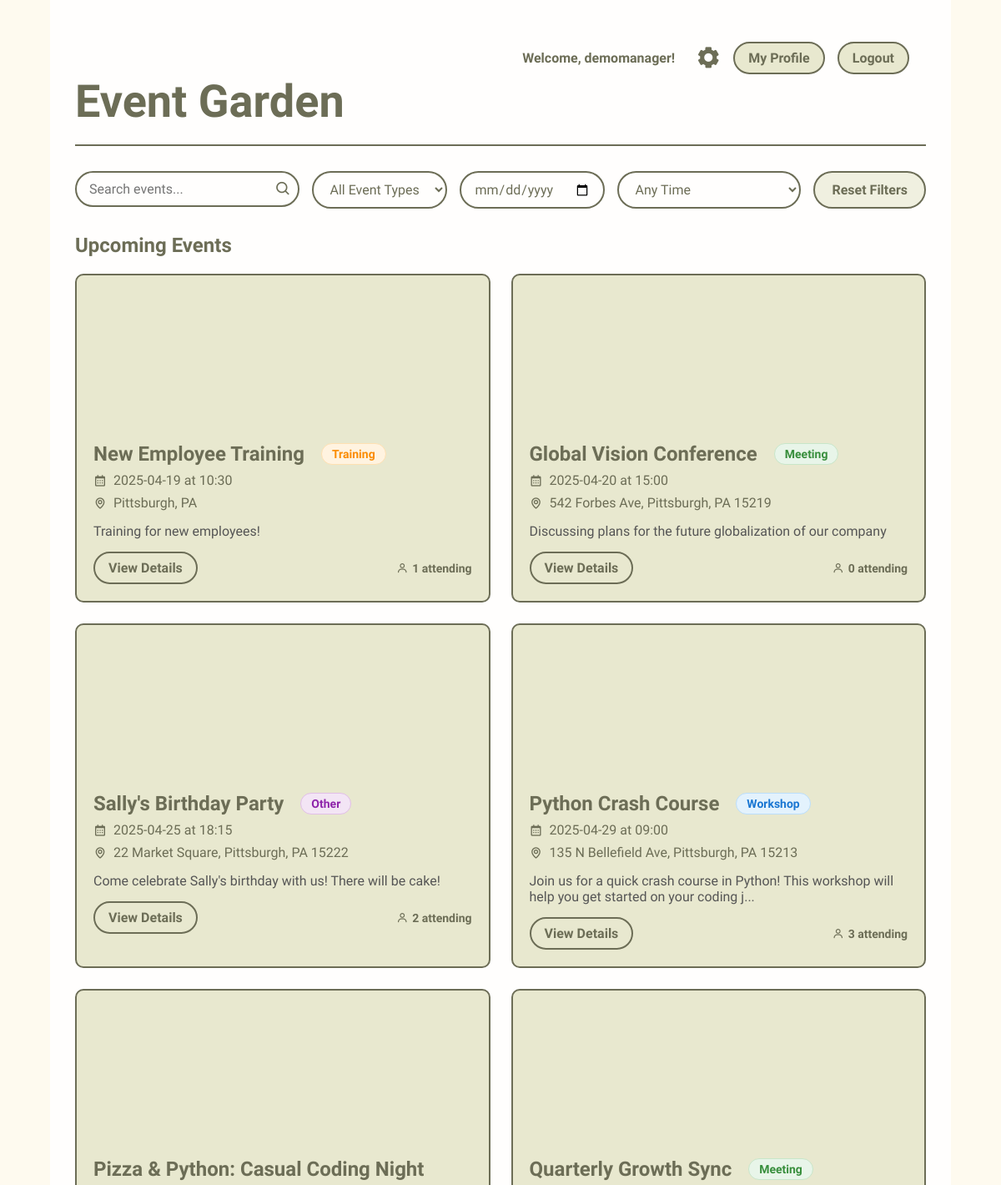
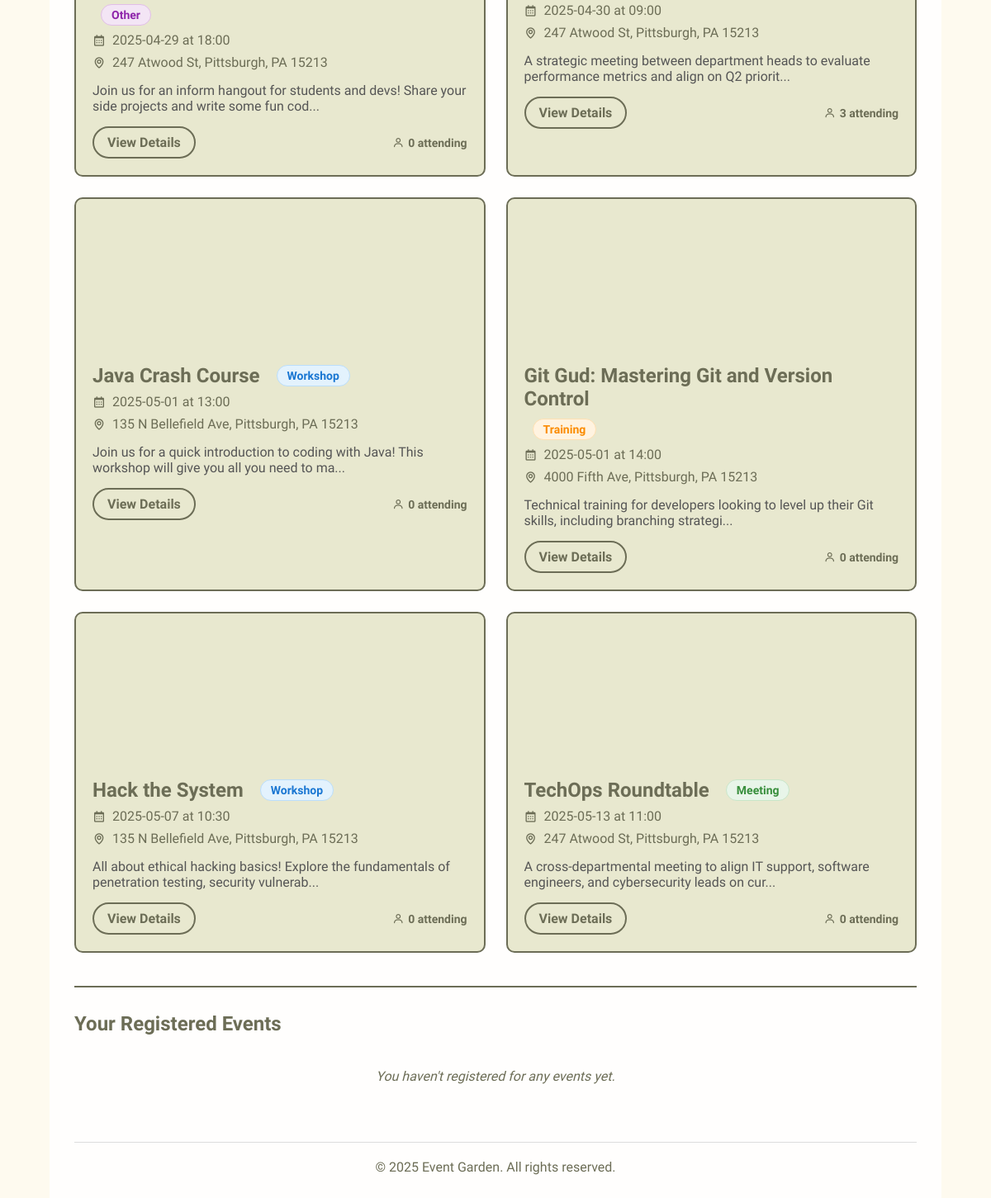
Page / (signed in) on the committed database (2 pictures, top to bottom).
### main.py (models this page shows, shortened)
class User(db.Model):
    id = db.Column(db.Integer, primary_key=True)
    username = db.Column(db.String(80), unique=True, nullable=False)
    email = db.Column(db.String(120), unique=True, nullable=False)
    password_hash = db.Column(db.String(128), nullable=False)
    role = db.Column(db.String(20), default='user')
    created_at = db.Column(db.DateTime, default=datetime.utcnow)
    registered_events = db.relationship(
        'Event',
        secondary=registrations,
        backref=db.backref('attendees', lazy='dynamic')
    )
    managed_events = db.relationship('Event', backref='manager', foreign_keys='Event.manager_id')

class Event(db.Model):
    id = db.Column(db.Integer, primary_key=True)
    title = db.Column(db.String(100), nullable=False)
    description = db.Column(db.Text, nullable=False)
    date = db.Column(db.String(20), nullable=False)
    time = db.Column(db.String(20), nullable=False)
    location = db.Column(db.String(120), nullable=False)
    event_type = db.Column(db.String(20), nullable=False, default='other')  # New field
    manager_id = db.Column(db.Integer, db.ForeignKey('user.id'), nullable=False)
    created_at = db.Column(db.DateTime, default=datetime.utcnow)
    @property
    def total_attendees(self):
        total = db.session.scalar(
            select(func.sum(registrations.c.num_attendees))
            .where(registrations.c.event_id == self.id)
        )
        return total if total else 0

### main.py (the view)
@app.route('/')
def home():
    if 'username' not in session:
        return redirect(url_for('userlogin'))
    user = User.query.filter_by(username=session['username']).first()
    registered_events = user.registered_events if user else []
    all_events = Event.query.order_by(Event.date.asc()).all()
    if user.role == 'user':
        upcoming_events = [event for event in all_events if not event.is_past_event()]
    else:
        upcoming_events = all_events
    return render_template('landing.html',
                           events=upcoming_events,
                           registered_events=registered_events)

### templates/landing.html (shortened to what this page needs)
<!DOCTYPE html>
<html lang="en">
<head>
    <link rel="stylesheet" href="{{ url_for('static', filename='styles.css') }}">
    <link href='https://unpkg.com/boxicons@2.1.4/css/boxicons.min.css' rel='stylesheet'>
</head>
<body>
    <div class="dashboard-container">
        <header class="dashboard-header">
            <h1>Event Garden</h1>
            <div class="user-controls">
                <span>Welcome, {{ session.username }}!</span>
                <a href="{{ url_for('user_profile') }}" class="button">My Profile</a>
                <a href="{{ url_for('usersettings') }}" title="Settings"><i class='bx bxs-cog'></i></a>
                <a href="{{ url_for('logout') }}" class="button">Logout</a>
            </div>
        </header>
        <main>
            <section class="search-section">
                <div class="filter-controls">
                    <div class="search-box">
                        <input type="text" id="searchInput" placeholder="Search events..." value="{{ request.args.get('query', '') }}">
                        <button type="button" id="searchButton"><i class='bx bx-search'></i></button>
                    </div>
                    <div class="filters">
                        <select name="event_type" id="eventTypeFilter">
                            <option value="">All Event Types</option>
                        </select>
                        <input type="date" name="event_date" id="dateFilter">
                        <select name="time_filter" id="timeFilter">
                            <option value="">Any Time</option>
                        </select>
                    </div>
                    <button id="resetFilters" class="button">Reset Filters</button>
                </div>
            </section>
            <section class="events-section">
                <h2>Upcoming Events</h2>
                {% if events %}
                <div class="events-grid">
                    {% for event in events %}
                    <div class="event-card"
                         data-event-type="{{ event.event_type }}"
                         data-event-date="{{ event.date }}"
                         data-event-time="{{ event.time }}"
                         data-event-title="{{ event.title.lower() }}"
                         data-event-description="{{ event.description.lower() }}">
                        <div class="event-image" style="background-image: url('/static/default-event.jpg');"></div>
                        <div class="event-details">
                            <div class="event-header">
                                <h1>{{ event.title }}</h1>
                                <span class="event-type-badge {{ event.event_type }}">
                                    {{ event.event_type|capitalize }}
                                </span>
                            </div>
                            <p><i class='bx bx-calendar'></i> {{ event.date }} at {{ event.time }}</p>
                            <p><i class='bx bx-map'></i> {{ event.location }}</p>
                            <p class="event-description">{{ event.description[:100] }}{% if event.description|length > 100 %}...{% endif %}</p>
                            <div class="event-actions">
                                <a href="{{ url_for('event_details', event_id=event.id) }}" class="button">View Details</a>
                                <span class="attendees">
                                    <i class='bx bx-user'></i> {{ event.total_attendees }} attending
                                </span>
                            </div>
                        </div>
                    </div>
                    {% endfor %}
                </div>
                {% else %}
                <div class="no-events">
                    <p>No upcoming events found.</p>
                </div>
                {% endif %}
            </section>
            <section class="registered-events-section">
                <h2>Your Registered Events</h2>
                {% if registered_events %}
                    <div class="events-grid">
                        {% for event in registered_events %}
                        <div class="event-card"
                             data-event-type="{{ event.event_type }}"
                             data-event-date="{{ event.date }}"
                             data-event-title="{{ event.title.lower() }}"
                             data-event-description="{{ event.description.lower() }}">
                            <div class="event-image" style="background-image: url('/static/default-event.jpg');"></div>
                            <div class="event-details">
                                <div class="event-header">
                                    <h1>{{ event.title }}</h1>
                                    <span class="event-type-badge {{ event.event_type }}">
                                        {{ event.event_type|capitalize }}
                                    </span>
                                </div>
                                <p><i class='bx bx-calendar'></i> {{ event.date }} at {{ event.time }}</p>
                                <p><i class='bx bx-map'></i> {{ event.location }}</p>
                                <div class="event-actions">
                                    <form method="POST" action="{{ url_for('unregister_from_event', event_id=event.id) }}"
                                          onsubmit="return confirm('Are you sure you want to unregister from this event?');">
                                        <button type="submit" class="button danger">
                                            <i class='bx bx-user-x'></i> Unregister
                                        </button>
                                    </form>
                                    <span class="attendees">
                                        <i class='bx bx-user'></i> {{ event.total_attendees }} attending
                                    </span>
                                </div>
                            </div>
                        </div>
                        {% endfor %}
                    </div>
                {% else %}
                    <div class="no-registered-events">
                        <p>You haven't registered for any events yet.</p>
                    </div>
                {% endif %}
            </section>
        </main>
        <footer>
            <p>&copy; 2025 Event Garden. All rights reserved.</p>
        </footer>
    </div>
</body>
</html>

### static/styles.css (style rules this page uses)
* { margin: 0; padding: 0; font-family: "Winky Sans", sans-serif; box-sizing: border-box; }
body { background: url("floralBackground.jpg") no-repeat center; background-size: cover; color: #6c6d56; min-height: 100vh; display: flex; justify-content: center; align-items: center; }
h1, h2, h3 { color: #6c6d56; }
.button { display: inline-block; padding: 12px 24px; background: #e8e8cf; border: 2px solid #6c6d56; border-radius: 30px; cursor: pointer; font-size: 16px; font-weight: 600; color: #6c6d56; text-align: center; transition: all 0.3s ease; text-decoration: none; }
.user-controls i { font-size: 30px; color: #6c6d56; }
.dashboard-container { max-width: 90%; min-width: 60%; margin: 0 auto; padding: 20px; background-color: rgba(255, 255, 255, 0.9); min-height: 100vh; height: 80vh; overflow-y: auto; }
.dashboard-header { display: flex; justify-content: space-between; align-items: center; margin-bottom: 30px; padding-bottom: 20px; border-bottom: 2px solid #6c6d56; }
.dashboard-header h1 { font-size: 54px; font-family: "Charm", cursive; }
.user-controls { display: flex; gap: 15px; align-items: center; }
.user-controls span { font-weight: 600; color: #6c6d56; }
.search-section { margin-bottom: 30px; }
.search-box { flex-grow: 1; position: relative; }
.search-box input { width: 100%; padding: 12px 20px; border-radius: 30px; border: 2px solid #6c6d56; }
.search-box button { position: absolute; right: 10px; top: 50%; transform: translateY(-50%); background: none; border: none; font-size: 20px; cursor: pointer; }
.filters { display: flex; gap: 15px; }
.filters select, .filters input { padding: 10px; border-radius: 5px; border: 2px solid #6c6d56; }
.events-section { margin-bottom: 40px; }
.events-section h2 { margin-bottom: 20px; color: #6c6d56; }
.events-grid { display: grid; grid-template-columns: repeat(auto-fill, minmax(350px, 1fr)); gap: 25px; }
.event-card { background: #e8e8cf; border-radius: 10px; overflow: hidden; border: 2px solid #6c6d56; transition: transform 0.3s ease; }
.event-image { height: 180px; background-size: cover; background-position: center; }
.event-details { padding: 20px; }
.event-details p { margin: 8px 0; display: flex; align-items: center; gap: 8px; }
.event-description { margin: 15px 0 !important; color: #555; }
.event-actions { display: flex; justify-content: space-between; align-items: center; margin-top: 15px; }
.attendees { font-size: 14px; color: #6c6d56; }
footer { text-align: center; margin-top: 50px; padding-top: 20px; border-top: 1px solid #ddd; }
.event-type-badge { display: inline-block; padding: 4px 12px; border-radius: 20px; font-size: 14px; font-weight: 600; margin-left: 10px; text-transform: capitalize; }
.event-type-badge.workshop { background-color: #e3f2fd; color: #1976d2; border: 1px solid #bbdefb; }
.event-type-badge.meeting { background-color: #e8f5e9; color: #388e3c; border: 1px solid #c8e6c9; }
.event-type-badge.training { background-color: #fff3e0; color: #fb8c00; border: 1px solid #ffe0b2; }
.event-type-badge.other { background-color: #f3e5f5; color: #8e24aa; border: 1px solid #e1bee7; }
.event-header { display: flex; align-items: center; flex-wrap: wrap; gap: 10px; }
input[type="date"], input[type="time"] { width: 100%; padding: 10px; border: 1px solid #ddd; border-radius: 4px; }
.dashboard-container { padding: 30px; }
.user-controls { display: flex; align-items: center; gap: 15px; position: absolute; top: 20px; right: 20px; }
.user-controls span { font-weight: 600; color: #6c6d56; order: 1; }
.user-controls a[href*="usersettings"] { order: 2; margin-left: 10px; }
.user-controls a:not([href*="usersettings"]) { order: 3; }
.dashboard-header { position: relative; padding-top: 60px; padding-bottom: 20px; margin-bottom: 30px; border-bottom: 2px solid #6c6d56; }

### rows in the picture
User: username "demomanager"
Event: title "New Employee Training", event_type "Training", date "2025-04-19", time "10:30", location "Pittsburgh, PA", description "Training for new employees!", total_attendees "1"
Event: title "Global Vision Conference", event_type "Meeting", date "2025-04-20", time "15:00", location "542 Forbes Ave, Pittsburgh, PA 15219", description "Discussing plans for the future globalization of our company", total_attendees "0"
Event: title "Sally's Birthday Party", event_type "Other", date "2025-04-25", time "18:15", location "22 Market Square, Pittsburgh, PA 15222", description "Come celebrate Sally's birthday with us! There will be cake!", total_attendees "2"
Event: title "Python Crash Course", event_type "Workshop", date "2025-04-29", time "09:00", location "135 N Bellefield Ave, Pittsburgh, PA 15213", description "Join us for a quick crash course in Python! This workshop will help you get started on your coding j", total_attendees "3"
Event: title "Pizza & Python: Casual Coding Night", event_type "Other", date "2025-04-29", time "18:00", location "247 Atwood St, Pittsburgh, PA 15213", description "Join us for an inform hangout for students and devs! Share your side projects and write some fun cod", total_attendees "0"
Event: title "Quarterly Growth Sync", event_type "Meeting", date "2025-04-30", time "09:00", location "247 Atwood St, Pittsburgh, PA 15213", description "A strategic meeting between department heads to evaluate performance metrics and align on Q2 priorit", total_attendees "3"
Event: title "Java Crash Course", event_type "Workshop", date "2025-05-01", time "13:00", location "135 N Bellefield Ave, Pittsburgh, PA 15213", description "Join us for a quick introduction to coding with Java! This workshop will give you all you need to ma", total_attendees "0"
Event: title "Git Gud: Mastering Git and Version Control", event_type "Training", date "2025-05-01", time "14:00", location "4000 Fifth Ave, Pittsburgh, PA 15213", description "Technical training for developers looking to level up their Git skills, including branching strategi", total_attendees "0"
Event: title "Hack the System", event_type "Workshop", date "2025-05-07", time "10:30", location "135 N Bellefield Ave, Pittsburgh, PA 15213", description "All about ethical hacking basics! Explore the fundamentals of penetration testing, security vulnerab", total_attendees "0"
Event: title "TechOps Roundtable", event_type "Meeting", date "2025-05-13", time "11:00", location "247 Atwood St, Pittsburgh, PA 15213", description "A cross-departmental meeting to align IT support, software engineers, and cybersecurity leads on cur", total_attendees "0"
